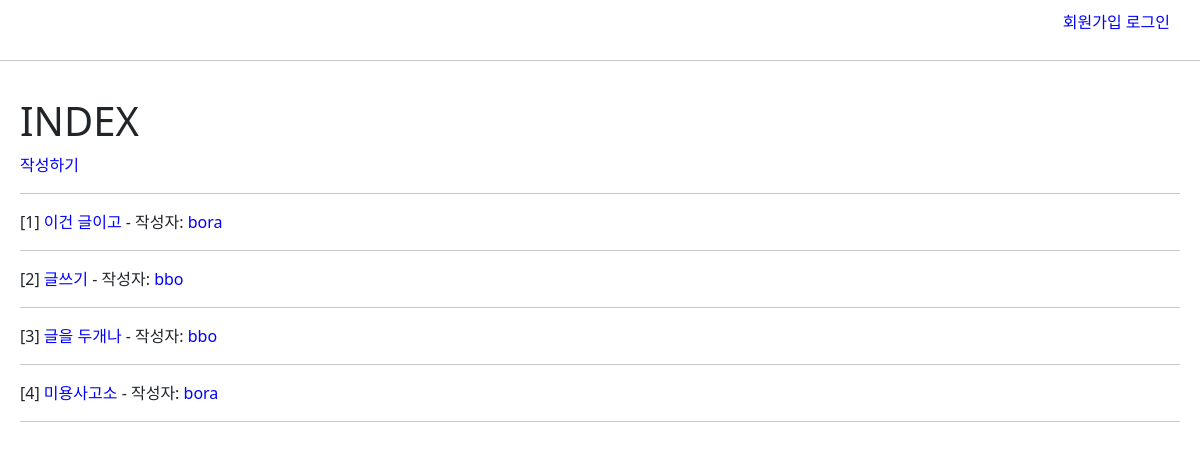
The app's page /articles/ with its own data.
### articles/models.py (models this page shows, shortened)
class Article(models.Model):
    user = models.ForeignKey(settings.AUTH_USER_MODEL, on_delete=models.CASCADE)
    like_users = models.ManyToManyField(settings.AUTH_USER_MODEL, related_name='like_articles')
    title = models.CharField(max_length=30)
    content = models.TextField()
    image = models.ImageField(blank=True, null=True)
    created_at = models.DateTimeField(auto_now_add=True)
    updated_at = models.DateTimeField(auto_now=True)

### accounts/models.py (models this page shows)
class User(AbstractUser):
    followings = models.ManyToManyField('self',symmetrical=False,related_name="followers")

### articles/views.py (the view)
# urls.py: path('', views.index, name='index'),
def index(request):
    articles = Article.objects.all()
    context = {'articles': articles}
    return render(request, 'articles/index.html', context)

### articles/templates/articles/index.html (shortened to what this page needs)
{% extends 'base.html' %}
{% block content %}
  <h1>INDEX</h1>
  <a href="{% url 'articles:create' %}">작성하기</a>
  <hr />
  {% for article in articles %}
    <p>
      [{{article.id}}]
      <a href="{% url 'articles:detail' article.pk %}" id="article-title">{{article.title}}</a>
      - 작성자: <a href="{% url 'accounts:profile' article.user.username %}">{{article.user}}</a>
    </p>
    <hr />
  {% endfor %}
{% endblock content %}

### templates/base.html (shortened to what this page needs)
{% load static %}
<!DOCTYPE html>
<html lang="en">
  <head>
    <link href="https://cdn.jsdelivr.net/npm/bootstrap@5.3.0-alpha1/dist/css/bootstrap.min.css" rel="stylesheet">
    <link rel="stylesheet" href="{% static 'base.css' %}">
  </head>
  <body>
    <div id="nav">
      {% if user.is_authenticated %}
        <a href="{% url 'accounts:logout' %}">로그아웃</a>
        <a href="{% url 'accounts:update' %}">회원정보수정</a>
        <form action="{% url 'accounts:delete' %}" method="POST">
          {% csrf_token %}
          <input type="submit" value="회원탈퇴">
        </form>
        <h3 id="user-hello"><i>안녕하세요,
          <a href="{% url 'accounts:profile' user.username %}">{{user}}</a>님 !</i></h3>
      {% else %}
        <a href="{% url 'accounts:signup' %}">회원가입</a>
        <a href="{% url 'accounts:login' %}">로그인</a>
      {% endif %}
    </div>
    <hr>
    <div id="content">
      {% block content %}{% endblock content %}
    </div>
  </body>
</html>

### static/base.css (style rules this page uses)
a { text-decoration: none; color:black; }
a { color: blue; }
#content { padding: 20px; }
#nav { text-align: right; padding: 10px 30px 10px; }
#article-title { text-decoration: none; }

### records on screen
Article: id "1", title "이건 글이고", user "bora"
Article: id "2", title "글쓰기", user "bbo"
Article: id "3", title "글을 두개나", user "bbo"
Article: id "4", title "미용사고소", user "bora"
